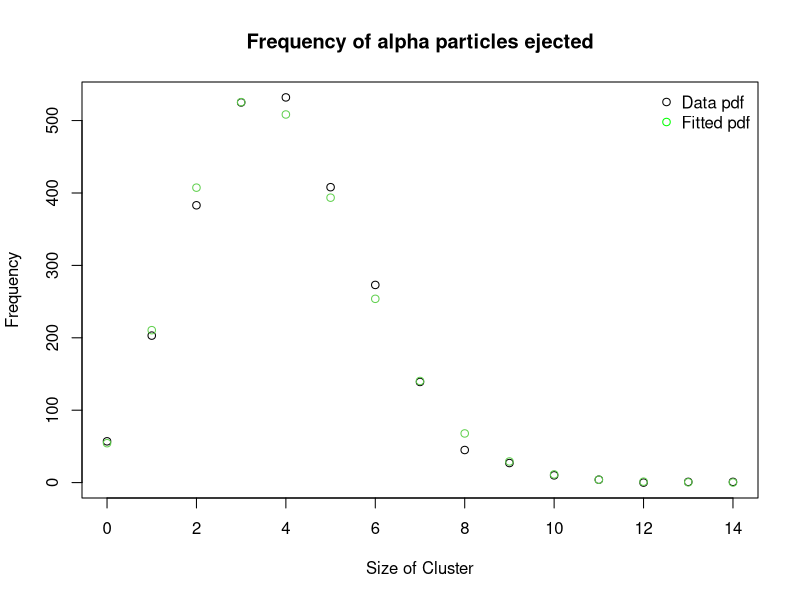
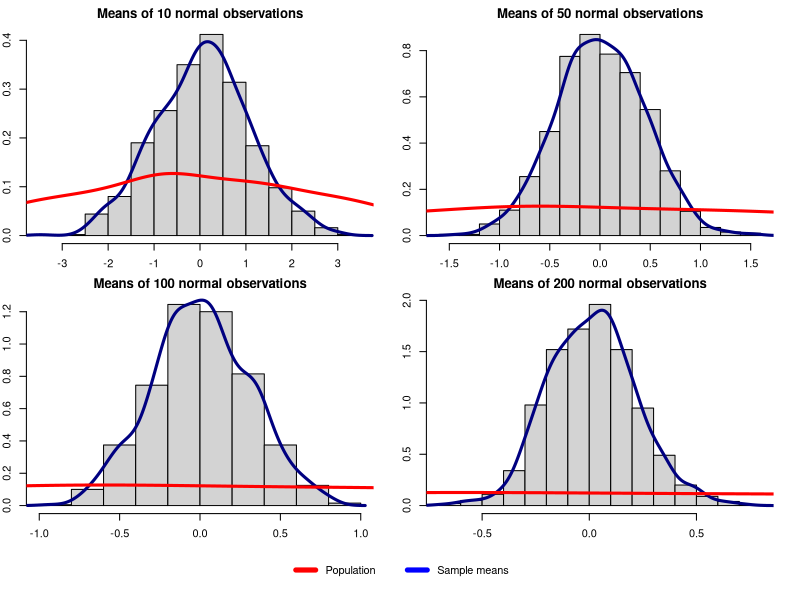
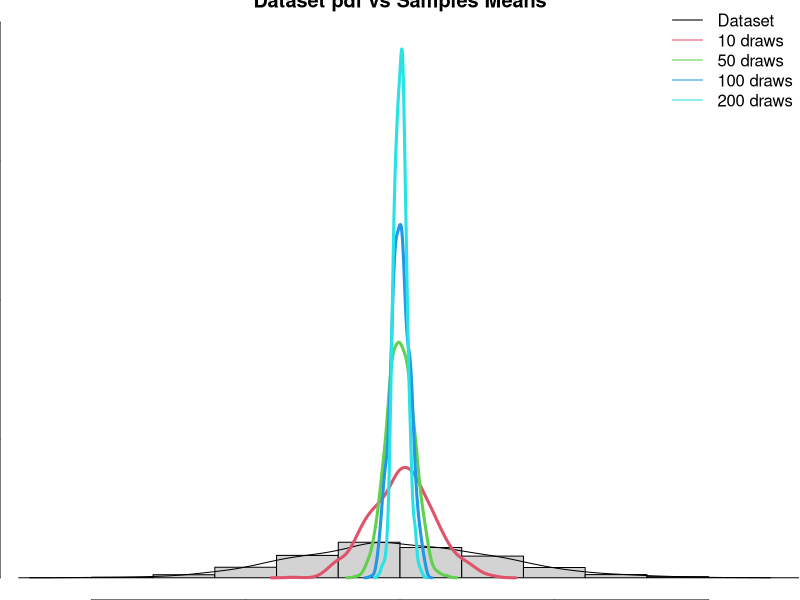
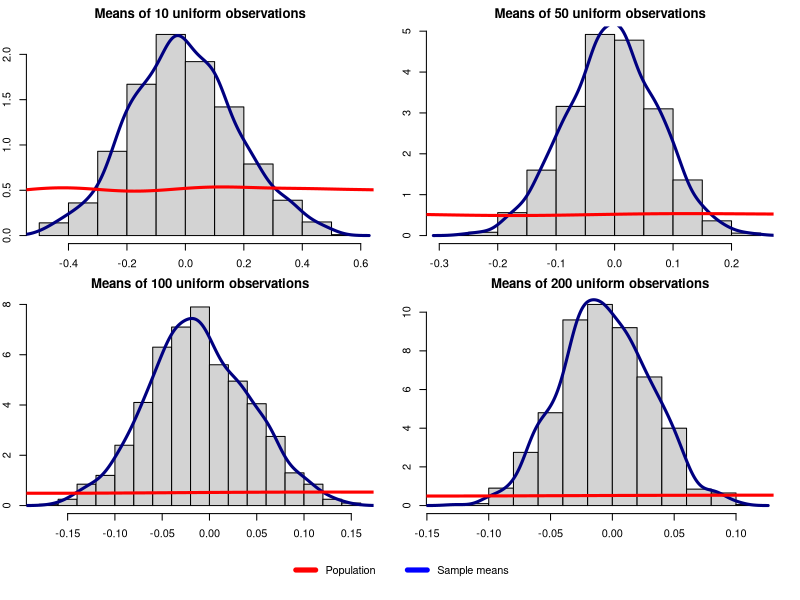
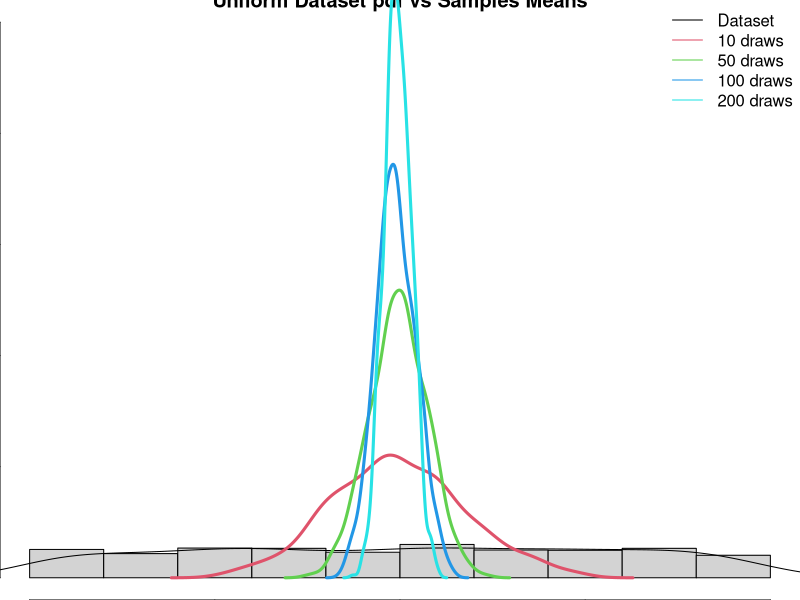

R code for these plots, in order:
## ---- chunk 1
library(knitr)
library(lattice)
## ---- chunk 2
xrf<-c(85.1, 81.4, 77.1, 84.5, 87.9, 83.2, 86.6, 83.9, 81.1, 80.8)
icp<-c(87.4, 90.1, 86.2, 89.2, 88.4, 82.9, 81.9, 87.4, 82.1, 80.6)
data.1<-cbind(xrf,icp)
data.2<-rbind(xrf,icp)
rownames(data.2)<-c("XRF","ICP")
colnames(data.2)<-c(1:10)
kable(data.2,row.names=T, caption="Na concentrations ($\\mu$g/g)")
## ---- chunk 3
#pooled variance
tstat1<-t.test(xrf,icp,var.equal=TRUE)
tstat1p<-tstat1[[3]]
## ---- chunk 4
#paired
tstat2<-t.test(xrf,icp,paired=TRUE)
tstat2p<-tstat2[[3]]
## ---- chunk 5
#poisson counting
num<-c(0:14)
freq<-c(57,203,383,525,532,408,273,139,45,27,10,4,0,1,1)
Freq<-matrix(c("Freq",freq),nrow=1)
gold<-cbind(num,freq)
colnames(Freq)<-c("Num",0:14)
kable(Freq,row.names=F,caption="Frequency of alpha particles")

## ---- chunk 6

particles<-num*freq
total_particles<-sum(particles)
total_obs<-sum(freq)
weighted_mean<-signif(total_particles/total_obs,3)
## ---- chunk 7
plotpois<-cbind(num,dpois(num,weighted_mean))
weight<-freq[[1]]/plotpois[1,2]
plotpois[,2]<-total_obs*plotpois[,2]

plot(gold,main="Frequency of alpha particles ejected",ylab="Frequency",
     xlab="Size of Cluster")
    points(plotpois,col=3)
    legend("topright",pch=1,col=c("black","green"),
           legend=c("Data pdf"   ,"Fitted pdf"),bty="n")
## ---- chunk 8
set.seed(292015)

#generate random numbers

    r.10<-rnorm(10)
    r.100<-rnorm(100)
    r.1000<-rnorm(1000)
    mean.10<-mean(r.10)
    mean.100<-mean(r.100)
    mean.1000<-mean(r.1000)
#join in matrix
    all_means<-c(mean.10,mean.100,mean.1000)
    all_var<-c(var(r.10),var(r.100),var(r.1000))
    table.3<-rbind(all_means,all_var)
    colnames(table.3)<-c(10,100,1000)

table.3
## ---- chunk 9
set.seed(2102015)

#create population
dataset<-rnorm(1000,mean=0,sd=sqrt(10))
sample_means<-data.frame()

#sample population
    for (i in 1:1000){
        s.10<-mean(sample(dataset,10))
        s.50<-mean(sample(dataset,50))
        s.100<-mean(sample(dataset,100))
        s.200<-mean(sample(dataset,200))
        s.all<-c(s.10,s.50,s.100,s.200)
        sample_means<-rbind(sample_means,s.all)
        }
## ---- chunk 10
colnames(sample_means)<-c("10","50","100","200")
a<-apply(sample_means,2,FUN=mean)
b<-apply(sample_means,2,FUN=var)
var_sx<-rbind(a,b)
colnames(var_sx)<-c("10","50","100","200")
rownames(var_sx)<-c("Mean","Var")

kable(var_sx,row.names=T,caption="Various-sized Samples of 1000 random Numbers")
## ---- chunk 11
#plots
par(mfrow=c(1,1),mar=c(2,2,2,2))

m<-matrix(c(1,2,3,4,5,5),3,2,byrow=TRUE)
layout(m,heights=c(.45,.45,.1))

#10 observations
    hist(sample_means[,1],freq=F,main="Means of 10 normal observations",xlab="mean")
    lines(density(sample_means[,1]),col="navy",lwd=3)
    lines(density(dataset),col="red",lwd=3)

#50 observations
    hist(sample_means[,2],freq=F,main="Means of 50 normal observations",xlab="mean")
    lines(density(sample_means[,2]),col="navy",lwd=3)
    lines(density(dataset),col="red",lwd=3)

#100 observations
    hist(sample_means[,3],freq=F,main="Means of 100 normal observations",xlab="mean")
    lines(density(sample_means[,3]),col="navy",lwd=3)
    lines(density(dataset),col="red",lwd=3)

#200 observations
    hist(sample_means[,4],freq=F,main="Means of 200 normal observations",xlab="mean")
    lines(density(sample_means[,4]),col="navy",lwd=3)
    lines(density(dataset),col="red",lwd=3)

par(mar=c(0,0,0,0))
plot(5, type = "n", axes=FALSE, xlab="", ylab="")
legend("center",inset=0,legend=c("Population","Sample means"),col=c("red","blue"), lty=1, lwd=5,cex=1,horiz=T,bty="n")
## ---- chunk 12
par(mfrow=c(1,1))
hist(dataset,freq=F,ylim=(c(0,2)),main="Dataset pdf vs Samples Means", xlab="Mean")
lines(density(dataset),col=1,type="l")
lines(density(sample_means[,1]),col=2,lwd=3)
lines(density(sample_means[,2]),col=3,lwd=3)
lines(density(sample_means[,3]),col=4,lwd=3)
lines(density(sample_means[,4]),col=5,lwd=3)
legend("topright",bty="n",lty=1, col=c(1:5), 
       legend = c("Dataset","10 draws","50 draws","100 draws","200 draws"),cex=1)
## ---- chunk 13
set.seed(2802015)
dataset2<-runif(1000,-1,1)
sample_meansu<-data.frame()
for (i in 1:1000){
    s.10<-mean(sample(dataset2,10)) 
    s.50<-mean(sample(dataset2,50))
    s.100<-mean(sample(dataset2,100))
    s.200<-mean(sample(dataset2,200))
    s.all<-c(s.10,s.50,s.100,s.200)
    sample_meansu<-rbind(sample_meansu,s.all)
}
colnames(sample_meansu)<-c("10","50","100","200")
## ---- chunk 14
#plots
par(mfrow=c(1,1),mar=c(2,2,2,2))
m<-matrix(c(1,2,3,4,5,5),3,2,byrow=TRUE)
layout(m,heights=c(.45,.45,.1))

#10 observations
    hist(sample_meansu[,1],freq=F,main="Means of 10 uniform observations",xlab="mean")
    lines(density(sample_meansu[,1]),col="navy",lwd=3)
    lines(density(dataset2),col="red",lwd=3)

#50 observations
    hist(sample_meansu[,2],freq=F,main="Means of 50 uniform observations",xlab="mean")
    lines(density(sample_meansu[,2]),col="navy",lwd=3)
    lines(density(dataset2),col="red",lwd=3)

#100 observations
    hist(sample_meansu[,3],freq=F,main="Means of 100 uniform observations",xlab="mean",ylim=(c(0,8)))
    lines(density(sample_meansu[,3]),col="navy",lwd=3)
    lines(density(dataset2),col="red",lwd=3)

#200 observations
    hist(sample_meansu[,4],freq=F,main="Means of 200 uniform observations",xlab="mean")
    lines(density(sample_meansu[,4]),col="navy",lwd=3)
    lines(density(dataset2),col="red",lwd=3)

par(mar=c(0,0,0,0))
plot(5, type = "n", axes=FALSE, xlab="", ylab="")
legend("center",inset=0,legend=c("Population","Sample means"),col=c("red","blue"), lty=1, lwd=5,cex=1,horiz=T,bty="n")


par(mfrow=c(1,1))
## ---- chunk 15
par(mfrow=c(1,1))
hist(dataset2,freq=F,ylim=(c(0,10)),main="Uniform Dataset pdf vs Samples Means", xlab="Mean")
lines(density(dataset2),col=1,type="l")
lines(density(sample_meansu[,1]),col=2,lwd=3)
lines(density(sample_meansu[,2]),col=3,lwd=3)
lines(density(sample_meansu[,3]),col=4,lwd=3)
lines(density(sample_meansu[,4]),col=5,lwd=3)
legend("topright",bty="n",lty=1, col=c(1:5), 
       legend = c("Dataset","10 draws","50 draws","100 draws","200 draws"),cex=1)
## ---- chunk 16
P.3<-0.07*0.07*0.07
P.3
## ---- chunk 17
P.0<-.93*.93*.93
P.0
## ---- chunk 18
P.1<-.07*.93*.93*3
P.1
## ---- chunk 19
P.2<-.07*.07*.93*3
P.2
## ---- chunk 20
P.total<-P.0+P.1+P.2+P.3
P.total
## ---- chunk 21
P.both<-(1-P.0)*(1-P.0)
P.both
